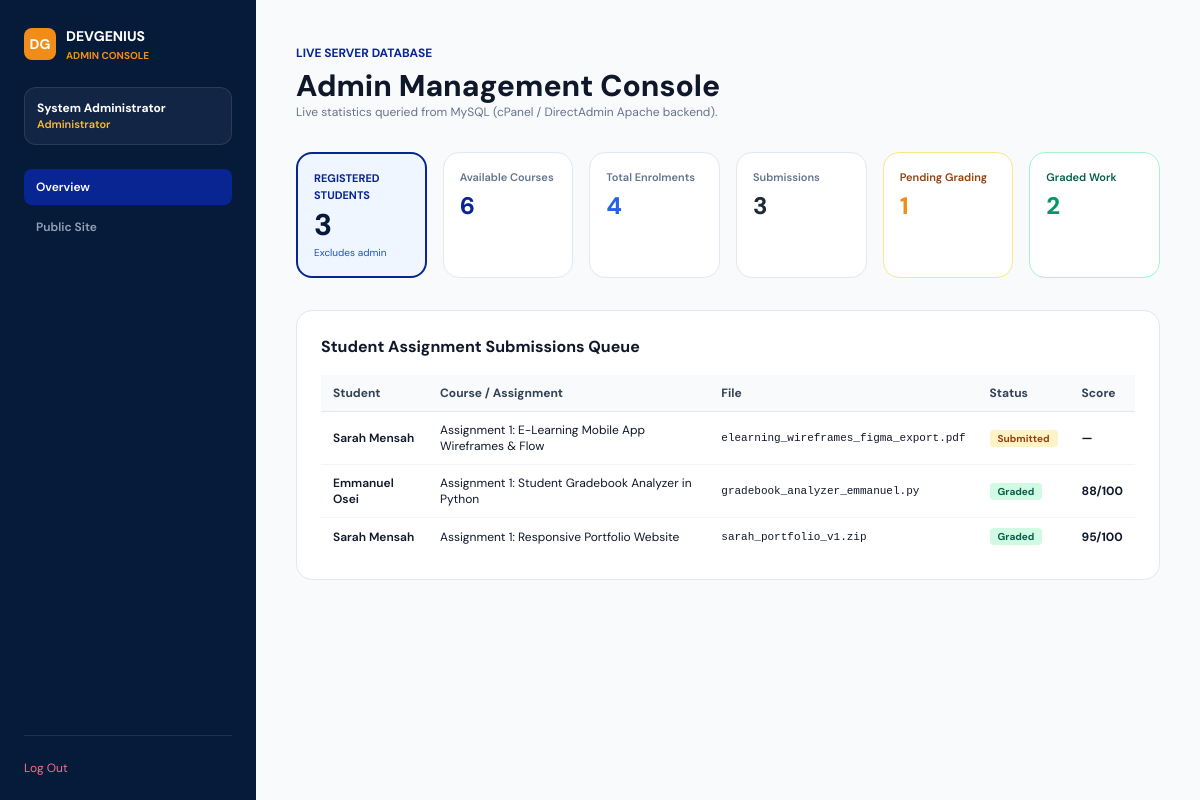
Page /cpanel_package/admin/dashboard.php (signed in) on the committed database.
### tables this page shows
CREATE TABLE IF NOT EXISTS `users` (
  `id` INT UNSIGNED AUTO_INCREMENT PRIMARY KEY,
  `full_name` VARCHAR(150) NOT NULL,
  `email` VARCHAR(191) NOT NULL UNIQUE,
  `phone` VARCHAR(50) NOT NULL,
  `password` VARCHAR(255) NOT NULL,
  `role` ENUM('student', 'admin') NOT NULL DEFAULT 'student',
  `avatar` VARCHAR(255) DEFAULT NULL,
  `bio` TEXT DEFAULT NULL,
  `created_at` TIMESTAMP DEFAULT CURRENT_TIMESTAMP,
  `updated_at` TIMESTAMP DEFAULT CURRENT_TIMESTAMP ON UPDATE CURRENT_TIMESTAMP,
  INDEX `idx_user_role` (`role`),
  INDEX `idx_user_email` (`email`)
);

CREATE TABLE IF NOT EXISTS `assignment_submissions` (
  `id` INT UNSIGNED AUTO_INCREMENT PRIMARY KEY,
  `assignment_id` INT UNSIGNED NOT NULL,
  `user_id` INT UNSIGNED NOT NULL,
  `file_path` VARCHAR(255) NOT NULL,
  `file_name` VARCHAR(255) NOT NULL,
  `file_size` VARCHAR(50) NOT NULL,
  `comments` TEXT DEFAULT NULL,
  `status` ENUM('Submitted', 'Graded') NOT NULL DEFAULT 'Submitted',
  `score` INT DEFAULT NULL,
  `grade` VARCHAR(5) DEFAULT NULL,
  `feedback` TEXT DEFAULT NULL,
  `submitted_at` TIMESTAMP DEFAULT CURRENT_TIMESTAMP,
  `graded_at` DATETIME DEFAULT NULL,
  INDEX `idx_submission_assignment` (`assignment_id`),
  INDEX `idx_submission_user` (`user_id`),
  INDEX `idx_submission_status` (`status`),
  CONSTRAINT `fk_submission_assignment` FOREIGN KEY (`assignment_id`) 
    REFERENCES `assignments` (`id`) ON DELETE CASCADE ON UPDATE CASCADE,
  CONSTRAINT `fk_submission_user` FOREIGN KEY (`user_id`) 
    REFERENCES `users` (`id`) ON DELETE CASCADE ON UPDATE CASCADE
);

CREATE TABLE IF NOT EXISTS `assignments` (
  `id` INT UNSIGNED AUTO_INCREMENT PRIMARY KEY,
  `course_id` INT UNSIGNED NOT NULL,
  `title` VARCHAR(200) NOT NULL,
  `description` TEXT NOT NULL,
  `due_date` DATETIME NOT NULL,
  `max_score` INT UNSIGNED NOT NULL DEFAULT 100,
  `created_at` TIMESTAMP DEFAULT CURRENT_TIMESTAMP,
  INDEX `idx_assignment_course` (`course_id`),
  CONSTRAINT `fk_assignment_course` FOREIGN KEY (`course_id`) 
    REFERENCES `courses` (`id`) ON DELETE CASCADE ON UPDATE CASCADE
);

### cpanel_package/includes/auth.php (called while the page is built, shortened)
<?php
function get_current_user_account(): ?array {
    $pdo = Database::connect();
    $stmt = $pdo->prepare("SELECT id, full_name, email, phone, role, avatar, bio, created_at FROM users WHERE id = ?");
    $stmt->execute([$_SESSION['user_id']]);
    return $stmt->fetch() ?: null;
}
function require_admin(): array {
    $user = get_current_user_account();
    return $user;
}
function sanitize(string $data): string {
    return htmlspecialchars(trim($data), ENT_QUOTES, 'UTF-8');
}

### cpanel_package/admin/dashboard.php (the view, shortened to what this page needs)
<?php
require_once __DIR__ . '/../includes/auth.php';
$currentUser = require_admin();
$pdo = Database::connect();
$stmtStudents = $pdo->query("SELECT COUNT(*) FROM users WHERE role = 'student'");
$totalStudents = (int)$stmtStudents->fetchColumn();
$stmtCourses = $pdo->query("SELECT COUNT(*) FROM courses WHERE is_active = 1");
$totalCourses = (int)$stmtCourses->fetchColumn();
$stmtEnrolments = $pdo->query("SELECT COUNT(*) FROM course_enrolments");
$totalEnrolments = (int)$stmtEnrolments->fetchColumn();
$stmtSubmissions = $pdo->query("SELECT COUNT(*) FROM assignment_submissions");
$totalSubmissions = (int)$stmtSubmissions->fetchColumn();
$stmtPending = $pdo->query("SELECT COUNT(*) FROM assignment_submissions WHERE status = 'Submitted'");
$pendingGrading = (int)$stmtPending->fetchColumn();
$stmtGraded = $pdo->query("SELECT COUNT(*) FROM assignment_submissions WHERE status = 'Graded'");
$totalGraded = (int)$stmtGraded->fetchColumn();
$stmtRecent = $pdo->query("SELECT s.*, u.full_name AS student_name, a.title AS assignment_title, c.title AS course_title
                           FROM assignment_submissions s
                           JOIN users u ON s.user_id = u.id
                           JOIN assignments a ON s.assignment_id = a.id
                           JOIN courses c ON a.course_id = c.id
                           ORDER BY s.submitted_at DESC LIMIT 10");
$recentSubmissions = $stmtRecent->fetchAll();
?>
<!DOCTYPE html>
<html lang="en">
<head>
    <script src="https://cdn.tailwindcss.com"></script>
</head>
<body class="bg-slate-50 text-slate-900 min-h-screen flex flex-col md:flex-row">
    <aside class="w-full md:w-64 bg-[#061A3A] text-slate-300 p-6 flex flex-col justify-between shrink-0">
        <div class="space-y-6">
            <a href="../index.php" class="flex items-center gap-2.5">
                <div class="w-8 h-8 rounded-lg bg-[#F28C18] text-white flex items-center justify-center font-bold text-sm">DG</div>
                <div>
                    <span class="font-heading font-extrabold text-sm text-white">DEVGENIUS</span>
                    <span class="text-[10px] block text-[#F28C18] font-bold">ADMIN CONSOLE</span>
                </div>
            </a>
            <div class="p-3 bg-white/5 rounded-xl border border-white/10 text-xs">
                <div class="font-bold text-white"><?= sanitize($currentUser['full_name']) ?></div>
                <div class="text-[11px] text-amber-400 font-semibold">Administrator</div>
            </div>
            <nav class="space-y-1 text-xs font-semibold">
                <a href="dashboard.php" class="block py-2.5 px-3 rounded-lg bg-[#082592] text-white">Overview</a>
                <a href="../index.php" class="block py-2.5 px-3 rounded-lg hover:bg-white/5 text-slate-400 hover:text-white">Public Site</a>
            </nav>
        </div>
        <div class="pt-6 border-t border-white/10 text-xs">
            <a href="../logout.php" class="text-rose-400 hover:underline">Log Out</a>
        </div>
    </aside>
    <main class="flex-1 p-6 sm:p-10 space-y-8 max-w-5xl overflow-y-auto">
        <div>
            <span class="text-xs font-bold text-[#082592] uppercase">Live Server Database</span>
            <h1 class="text-2xl sm:text-3xl font-heading font-extrabold text-slate-900 mt-1">
                Admin Management Console
            </h1>
            <p class="text-xs text-slate-500">Live statistics queried from MySQL (cPanel / DirectAdmin Apache backend).</p>
        </div>
        <div class="grid grid-cols-2 md:grid-cols-3 lg:grid-cols-6 gap-4">
            <div class="p-4 bg-blue-50 border-2 border-[#082592] rounded-2xl">
                <div class="text-[11px] font-bold text-[#082592] uppercase">Registered Students</div>
                <div class="text-3xl font-heading font-extrabold text-[#061A3A] mt-1 tabular-nums"><?= $totalStudents ?></div>
                <div class="text-[10px] text-blue-700 mt-0.5">Excludes admin</div>
            </div>
            <div class="p-4 bg-white border border-slate-200 rounded-2xl">
                <div class="text-[11px] font-semibold text-slate-500">Available Courses</div>
                <div class="text-2xl font-heading font-extrabold text-[#082592] mt-1 tabular-nums"><?= $totalCourses ?></div>
            </div>
            <div class="p-4 bg-white border border-slate-200 rounded-2xl">
                <div class="text-[11px] font-semibold text-slate-500">Total Enrolments</div>
                <div class="text-2xl font-heading font-extrabold text-blue-600 mt-1 tabular-nums"><?= $totalEnrolments ?></div>
            </div>
            <div class="p-4 bg-white border border-slate-200 rounded-2xl">
                <div class="text-[11px] font-semibold text-slate-500">Submissions</div>
                <div class="text-2xl font-heading font-extrabold text-slate-800 mt-1 tabular-nums"><?= $totalSubmissions ?></div>
            </div>
            <div class="p-4 bg-white border border-amber-200 bg-amber-50/40 rounded-2xl">
                <div class="text-[11px] font-semibold text-amber-800">Pending Grading</div>
                <div class="text-2xl font-heading font-extrabold text-[#F28C18] mt-1 tabular-nums"><?= $pendingGrading ?></div>
            </div>
            <div class="p-4 bg-white border border-emerald-200 bg-emerald-50/40 rounded-2xl">
                <div class="text-[11px] font-semibold text-emerald-800">Graded Work</div>
                <div class="text-2xl font-heading font-extrabold text-emerald-600 mt-1 tabular-nums"><?= $totalGraded ?></div>
            </div>
        </div>
        <div class="bg-white rounded-2xl border border-slate-200 p-6 space-y-4">
            <h3 class="font-heading font-bold text-base text-slate-900">Student Assignment Submissions Queue</h3>
            <?php if (empty($recentSubmissions)): ?>
                <p class="text-xs text-slate-500 p-6 text-center">No assignment submissions yet.</p>
            <?php else: ?>
                <div class="overflow-x-auto">
                    <table class="w-full text-left text-xs">
                        <thead class="bg-slate-50 border-b border-slate-200 text-slate-700 font-bold">
                            <tr>
                                <th class="py-2.5 px-3">Student</th>
                                <th class="py-2.5 px-3">Course / Assignment</th>
                                <th class="py-2.5 px-3">File</th>
                                <th class="py-2.5 px-3">Status</th>
                                <th class="py-2.5 px-3">Score</th>
                            </tr>
                        </thead>
                        <tbody class="divide-y divide-slate-100">
                            <?php foreach ($recentSubmissions as $s): ?>
                                <tr>
                                    <td class="py-2.5 px-3 font-semibold"><?= sanitize($s['student_name']) ?></td>
                                    <td class="py-2.5 px-3"><?= sanitize($s['assignment_title']) ?></td>
                                    <td class="py-2.5 px-3 font-mono text-[11px]"><?= sanitize($s['file_name']) ?></td>
                                    <td class="py-2.5 px-3">
                                        <span class="px-2 py-0.5 rounded text-[10px] font-bold <?= $s['status'] === 'Graded' ? 'bg-emerald-100 text-emerald-800' : 'bg-amber-100 text-amber-800' ?>">
                                            <?= sanitize($s['status']) ?>
                                        </span>
                                    </td>
                                    <td class="py-2.5 px-3 font-bold"><?= $s['score'] !== null ? $s['score'] . '/100' : '—' ?></td>
                                </tr>
                            <?php endforeach; ?>
                        </tbody>
                    </table>
                </div>
            <?php endif; ?>
        </div>
    </main>
</body>
</html>

### cpanel_package/admin/dashboard.php (style rules this page uses)
body { font-family: 'DM Sans', sans-serif; }

### rows in the picture
users: full_name "System Administrator"
assignment_submissions: user.full_name "Sarah Mensah", assignment.title "Assignment 1: E-Learning Mobile App Wireframes & Flow", file_name "elearning_wireframes_figma_export.pdf", status "Submitted"
assignment_submissions: user.full_name "Emmanuel Osei", assignment.title "Assignment 1: Student Gradebook Analyzer in Python", file_name "gradebook_analyzer_emmanuel.py", status "Graded", score "88"
assignment_submissions: user.full_name "Sarah Mensah", assignment.title "Assignment 1: Responsive Portfolio Website", file_name "sarah_portfolio_v1.zip", status "Graded", score "95"

### other values in the picture
$totalStudents "3"
$totalCourses "6"
$totalEnrolments "4"
$totalSubmissions "3"
$pendingGrading "1"
$totalGraded "2"
